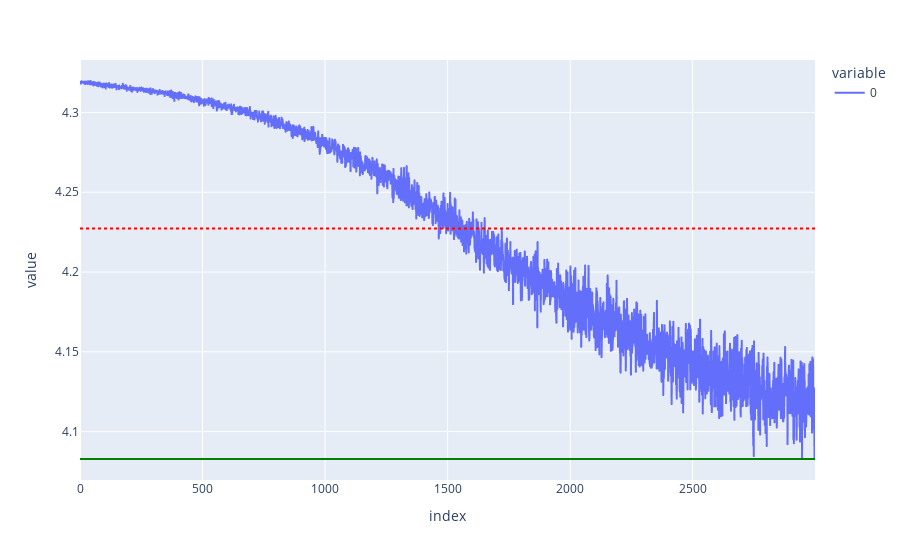

Write notebook code for a chart like this one.
### Code cell
"  ---- traning loop ---- "
net.train()
epoch = 3000
lr = 1e-3
loss_ = []
optim = torch.optim.Adam(params=net.parameters(), lr=lr)
for i in range(epoch):
    data = get_data(model_args.batch_size,model_args.window_size)
    [ logits , loss ] = net.trainer(*data)
    optim.zero_grad()
    loss.backward()
    optim.step()
    loss_.append(loss.item())
    
ex.line(loss_).add_hline( min(loss_),line_color="green").add_hline( sum(loss_)/epoch,line_dash="dot", line_color="red" )

### Figure 1 — Plotly figure (JSON) as saved in the notebook; plotly's stock layout.template omitted (floating-point values rounded to 4 significant figures; data arrays with more than 128 entries replaced by an {"elided": "..."} marker saying what was removed)
{"data": [{"hovertemplate": "variable=0<br>index=%{x}<br>value=%{y}<extra></extra>", "legendgroup": "0", "line": {"color": "#636efa", "dash": "solid"}, "marker": {"symbol": "circle"}, "mode": "lines", "name": "0", "showlegend": true, "type": "scattergl", "x": {"elided": "3000 int values"}, "xaxis": "x", "y": {"elided": "3000 float values"}, "yaxis": "y"}], "layout": {"autosize": true, "legend": {"title": {"text": "variable"}, "tracegroupgap": 0}, "margin": {"t": 60}, "shapes": [{"line": {"color": "green"}, "type": "line", "x0": 0, "x1": 1, "xref": "x domain", "y0": 4.083, "y1": 4.083, "yref": "y"}, {"line": {"color": "red", "dash": "dot"}, "type": "line", "x0": 0, "x1": 1, "xref": "x domain", "y0": 4.227, "y1": 4.227, "yref": "y"}], "xaxis": {"anchor": "y", "autorange": true, "domain": [0, 1], "range": [0, 2999], "title": {"text": "index"}, "type": "linear"}, "yaxis": {"anchor": "x", "autorange": true, "domain": [0, 1], "range": [4.07, 4.333], "title": {"text": "value"}, "type": "linear"}}}
